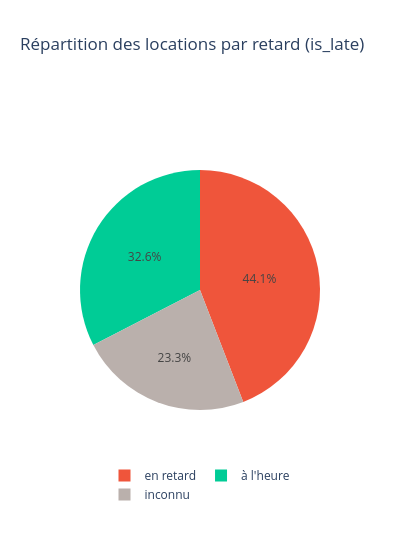

The cell this chart's notebook holds for it:
### Code cell
is_late_counts = dfda['is_late'].value_counts(dropna=False).rename_axis('is_late').reset_index(name='count')
is_late_counts['is_late'] = is_late_counts['is_late'].astype('object').map({True: 'en retard', False: 'à l\'heure'}).fillna('inconnu')
print(is_late_counts)

# rouge et vert = 2e et 3e couleurs de la palette qualitative Plotly par défaut (px.colors.qualitative.Plotly)
is_late_colors = {'en retard': '#EF553B', 'à l\'heure': '#00CC96', 'inconnu': '#BAB0AC'}
fig = px.pie(
    is_late_counts, names='is_late', values='count', color='is_late',
    color_discrete_map=is_late_colors, title='Répartition des locations par retard (is_late)', width=400
)
fig.update_layout(legend=dict(orientation='h', yanchor='top', y=0.05, xanchor='center', x=0.5))
fig.show()

### Figure 1 — Plotly figure (JSON) as saved in the notebook; plotly's stock layout.template omitted (floating-point values rounded to 4 significant figures)
{"data": [{"customdata": [["en retard"], ["à l'heure"], ["inconnu"]], "domain": {"x": [0, 1], "y": [0, 1]}, "hovertemplate": "is_late=%{customdata[0]}<br>count=%{value}<extra></extra>", "labels": ["en retard", "à l'heure", "inconnu"], "legendgroup": "", "marker": {"colors": ["#EF553B", "#00CC96", "#BAB0AC"]}, "name": "", "showlegend": true, "type": "pie", "values": [9404, 6942, 4964]}], "layout": {"legend": {"orientation": "h", "tracegroupgap": 0, "x": 0.5, "xanchor": "center", "y": 0.05, "yanchor": "top"}, "title": {"text": "Répartition des locations par retard (is_late)"}, "width": 400}}
